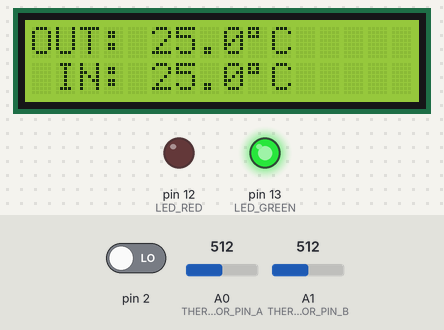
Simulated run of this sketch. Board: Arduino Uno, built with avr-gcc and run on an emulated ATmega328P. Parts: 16×2 character LCD, output pins drawn as LEDs (lit = HIGH). The inputs (shaded band) are chosen by the test bench; at power-on: pin 2 LOW, A0 (THERMISTOR_PIN_A) = 512, A1 (THERMISTOR_PIN_B) = 512.

Above: at 1.2 s.
1.3 s: pin 2 driven HIGH
At 3.0 s:
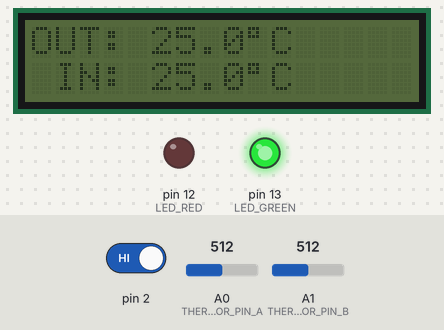
3.6 s: A0 (THERMISTOR_PIN_A) set to 726
At 4.6 s:
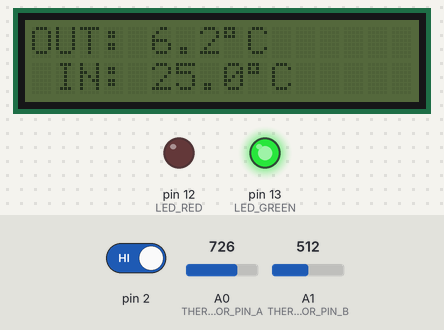
5.7 s: A0 (THERMISTOR_PIN_A) set to 750
At 7.4 s:
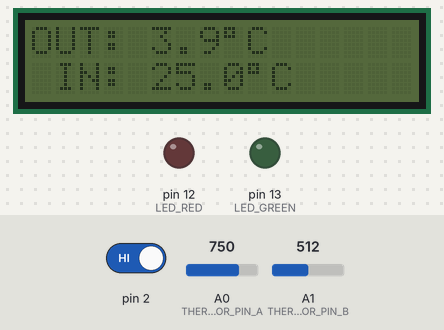
7.8 s: A0 (THERMISTOR_PIN_A) set to 772
At 9.1 s:
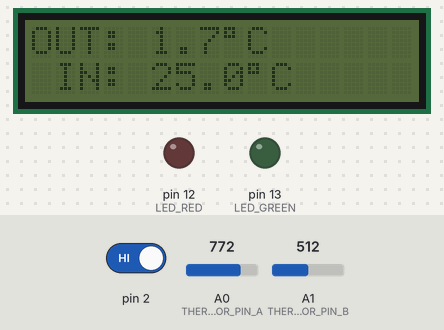
9.8 s: A0 (THERMISTOR_PIN_A) set to 796
At 10.7 s:
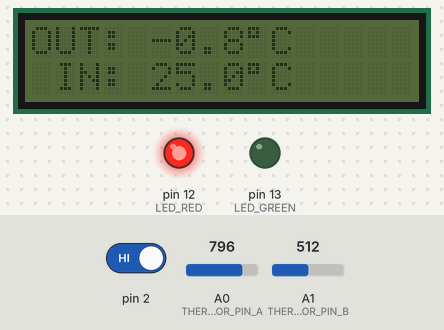
11.9 s: A1 (THERMISTOR_PIN_B) set to 716
At 13.6 s:
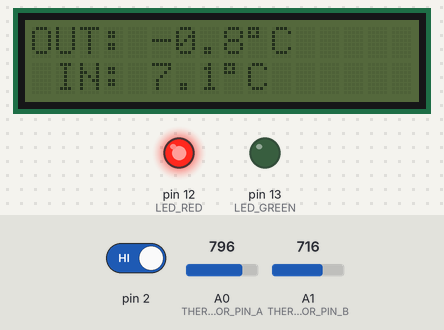
Timing chart, 0 to 15.0 s (numbered marks = the images above; inputs shaded):
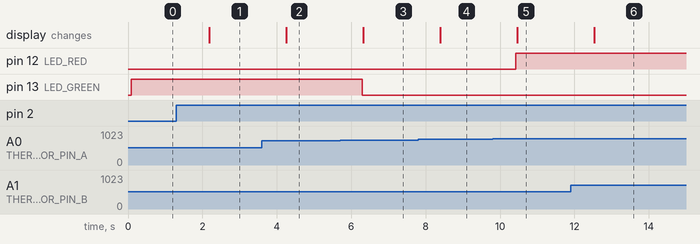

Measured:
- the behaviour switches between 738 and 739 on A0 (THERMISTOR_PIN_A) (found by bisection; images 2 and 3)
- the behaviour switches between 788 and 789 on A0 (THERMISTOR_PIN_A) (found by bisection; images 4 and 5)
- after the input at 1.3 s, the display: changes after 0.88 s (image 1)
- after the input at 3.6 s, the display: changes after 0.65 s (image 2)
- after the input at 5.7 s, pin 13 (LED_GREEN): HIGH → LOW after 0.59 s; the display: changes after 0.62 s (image 3)
- after the input at 7.8 s, the display: changes after 0.59 s (image 4)
- after the input at 9.8 s, pin 12 (LED_RED): LOW → HIGH after 0.63 s; the display: changes after 0.66 s (image 5)
- after the input at 11.9 s, the display: changes after 0.63 s (image 6)

The sketch:

temp_monitor.ino
```cpp
#include <Wire.h>
#include <LiquidCrystal_I2C.h>

// which analog pins to connect
#define THERMISTOR_PIN_A A0
#define THERMISTOR_PIN_B A1
// resistance at 25 degrees C
#define THERMISTORNOMINAL 10000
// temp. for nominal resistance (almost always 25 C)
#define TEMPERATURENOMINAL 25
// how many samples to take and average, more takes longer
// but is more 'smooth'
#define NUMSAMPLES 20
// The beta coefficient of the thermistor (usually 3000-4000)
#define BCOEFFICIENT 3950
// the value of the 'other' resistor
#define SERIESRESISTOR 10000

// PIN 2 - Used for Pushbutton with interrupt 0

// Signal LEDs
#define LED_GREEN 13
#define LED_RED 12
// Logic : If Temp A is < 0c, RED
// If Temp A > 5c, GREEN

LiquidCrystal_I2C lcd(0x27,16,2);  // set the LCD address to 0x27 for a 16 chars and 2 line display

// Thermistor sample array
int samples[NUMSAMPLES];

// Used in getTemp to get steinhart value for temperature conversion from thermistor reading.
float steinhart;

// Keeps track of whether LCD backlight should be on or off via interrupt.
volatile bool do_backlight = false;

// Keeps track of last backlight status
bool last = do_backlight;
float tempA, tempB;

// Returns temperature in degrees celcius of thermistor reading from given pin
float getTemp(int pin) {
  uint8_t i;
  float average;

  // Take N samples in a row, with a slight delay
  for (i=0; i< NUMSAMPLES; i++) {
   samples[i] = analogRead(pin);
  }

  // Average all the samples out
  average = 0;
  for (i=0; i< NUMSAMPLES; i++) {
     average += samples[i];
  }
  average /= NUMSAMPLES;

  // Convert the value to resistance
  average = 1023 / average - 1;
  average = SERIESRESISTOR / average;
  steinhart = average / THERMISTORNOMINAL;     // (R/Ro)
  steinhart = log(steinhart);                  // ln(R/Ro)
  steinhart /= BCOEFFICIENT;                   // 1/B * ln(R/Ro)
  steinhart += 1.0 / (TEMPERATURENOMINAL + 273.15); // + (1/To)
  steinhart = 1.0 / steinhart;                 // Invert
  steinhart -= 273.15;                         // convert to C
  return steinhart;
}

// Switches do_backlight on pushbutton press
void switch_backlight() {
  do_backlight = !do_backlight;
}

////////////////////////////////////////////////////////////////////////////////////////////
void setup() {
  // Initialize the lcd
  lcd.init();
  lcd.print("Initializing...");
  switch_backlight();

  // Trigger backlight on push button on pin 2 (interrupt 0)
  attachInterrupt(0, switch_backlight, RISING);

  // Set up Signal LEDs
  pinMode(LED_GREEN, OUTPUT);
  pinMode(LED_RED, OUTPUT);

}

void loop() {
  // Read thermistors
  tempA = getTemp(THERMISTOR_PIN_A);
  tempB = getTemp(THERMISTOR_PIN_B);

  // Signal LEDS
  // A
  // <= 0 ~ RED
  // 0 < 5 < ~ Nothing
  // >= 5 ~ GREEN
  if (tempA <= 0) {
    digitalWrite(LED_RED, HIGH);
    digitalWrite(LED_GREEN, LOW);
  }
  else if (tempA >= 5) {
    digitalWrite(LED_RED, LOW);
    digitalWrite(LED_GREEN, HIGH);
  }
  else {
    digitalWrite(LED_RED, LOW);
    digitalWrite(LED_GREEN, LOW);
  }

  // Has to run outside interrupt
  // TODO : Make faster than 1Hz
  if (do_backlight != last) {
    // Set LCD backlight based on state
    do_backlight ? lcd.backlight() : lcd.noBacklight();
    last = do_backlight;
  }

  // Thermistor A
  lcd.setCursor(0,0);
  lcd.print("OUT: ");
  lcd.print(tempA, 1);
  lcd.print((char)223);
  lcd.print("C    ");

  // Thermistor B
  lcd.setCursor(0,1);
  lcd.print(" IN: ");
  lcd.print(tempB, 1);
  lcd.print((char)223);
  lcd.print("C    ");

  // Wait one second.
  delay(1000);
}
```
